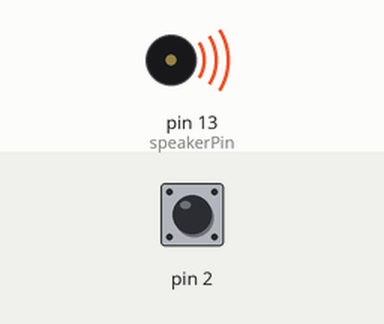
Recording of a sketch running on a simulated Arduino Uno, built with avr-gcc and run on an emulated ATmega328P. On the bench: buzzer (waves = sounding). The test bench sets the inputs (shaded band); at power-on: pin 2 HIGH. Random numbers use the default seed unless the sketch sets one.

Above: at 0.1 s.
Timing chart, 0 to 1.6 s (numbered marks = the images above):
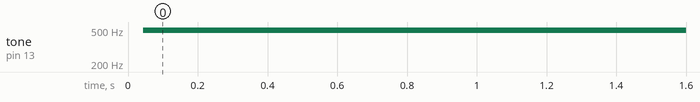

Measured:
- by itself, tone on pin 13 (speakerPin): silent → 498 Hz at 0.04 s

The sketch:

interrupt.ino
```cpp
int speakerPin = 13;
int switchState = 0;
int interval = 1000;

void setup() {
  pinMode(speakerPin, OUTPUT);
  digitalWrite(2 , HIGH); // pull up
  attachInterrupt(0, intterupted, FALLING); // 0 = PIN2, 1 = PIN3
}

void loop(){
  digitalWrite(speakerPin, 1);
  delayMicroseconds(interval);
  digitalWrite(speakerPin, 0);
  delayMicroseconds(interval);
}

void intterupted(){
  interval = 1000000 / random(220,440) / 2;
}
```
